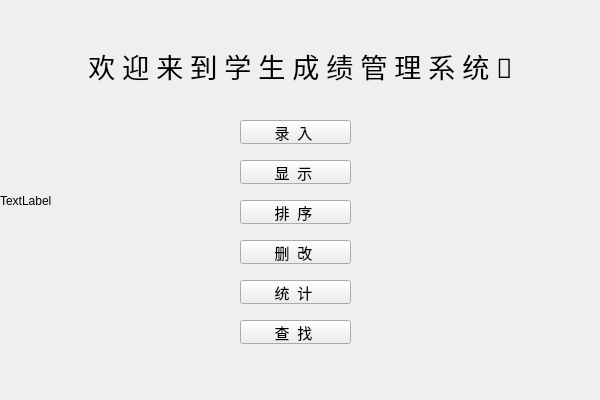
<?xml version="1.0" encoding="UTF-8"?>
<ui version="4.0">
 <class>Kao_heClass</class>
 <widget class="QMainWindow" name="Kao_heClass">
  <property name="geometry">
   <rect>
    <x>0</x>
    <y>0</y>
    <width>600</width>
    <height>400</height>
   </rect>
  </property>
  <property name="windowTitle">
   <string>Kao_he</string>
  </property>
  <widget class="QWidget" name="centralWidget">
   <widget class="QLabel" name="label">
    <property name="geometry">
     <rect>
      <x>20</x>
      <y>40</y>
      <width>561</width>
      <height>51</height>
     </rect>
    </property>
    <property name="font">
     <font>
      <family>幼圆</family>
      <pointsize>20</pointsize>
     </font>
    </property>
    <property name="text">
     <string>欢 迎 来 到 学 生 成 绩 管 理 系 统 🌻</string>
    </property>
    <property name="alignment">
     <set>Qt::AlignCenter</set>
    </property>
   </widget>
   <widget class="QLabel" name="haoyun">
    <property name="geometry">
     <rect>
      <x>0</x>
      <y>0</y>
      <width>601</width>
      <height>401</height>
     </rect>
    </property>
    <property name="text">
     <string>TextLabel</string>
    </property>
   </widget>
   <widget class="QPushButton" name="chou_6">
    <property name="geometry">
     <rect>
      <x>240</x>
      <y>160</y>
      <width>111</width>
      <height>24</height>
     </rect>
    </property>
    <property name="font">
     <font>
      <family>幼圆</family>
      <pointsize>11</pointsize>
     </font>
    </property>
    <property name="styleSheet">
     <string notr="true">border-image: url(:/Kao_he/shen.png);</string>
    </property>
    <property name="text">
     <string>显  示 </string>
    </property>
   </widget>
   <widget class="QPushButton" name="chou_10">
    <property name="geometry">
     <rect>
      <x>240</x>
      <y>320</y>
      <width>111</width>
      <height>24</height>
     </rect>
    </property>
    <property name="font">
     <font>
      <family>幼圆</family>
      <pointsize>11</pointsize>
     </font>
    </property>
    <property name="styleSheet">
     <string notr="true">border-image: url(:/Kao_he/shen.png);</string>
    </property>
    <property name="text">
     <string>查  找 </string>
    </property>
   </widget>
   <widget class="QPushButton" name="chou_11">
    <property name="geometry">
     <rect>
      <x>240</x>
      <y>240</y>
      <width>111</width>
      <height>24</height>
     </rect>
    </property>
    <property name="font">
     <font>
      <family>幼圆</family>
      <pointsize>11</pointsize>
     </font>
    </property>
    <property name="styleSheet">
     <string notr="true">border-image: url(:/Kao_he/shen.png);</string>
    </property>
    <property name="text">
     <string>删  改 </string>
    </property>
   </widget>
   <widget class="QPushButton" name="chou_12">
    <property name="geometry">
     <rect>
      <x>240</x>
      <y>200</y>
      <width>111</width>
      <height>24</height>
     </rect>
    </property>
    <property name="font">
     <font>
      <family>幼圆</family>
      <pointsize>11</pointsize>
     </font>
    </property>
    <property name="styleSheet">
     <string notr="true">border-image: url(:/Kao_he/shen.png);</string>
    </property>
    <property name="text">
     <string>排  序 </string>
    </property>
   </widget>
   <widget class="QPushButton" name="chou_13">
    <property name="geometry">
     <rect>
      <x>240</x>
      <y>280</y>
      <width>111</width>
      <height>24</height>
     </rect>
    </property>
    <property name="font">
     <font>
      <family>幼圆</family>
      <pointsize>11</pointsize>
     </font>
    </property>
    <property name="styleSheet">
     <string notr="true">border-image: url(:/Kao_he/shen.png);</string>
    </property>
    <property name="text">
     <string>统  计 </string>
    </property>
   </widget>
   <widget class="QPushButton" name="chou_14">
    <property name="geometry">
     <rect>
      <x>240</x>
      <y>120</y>
      <width>111</width>
      <height>24</height>
     </rect>
    </property>
    <property name="font">
     <font>
      <family>幼圆</family>
      <pointsize>11</pointsize>
     </font>
    </property>
    <property name="styleSheet">
     <string notr="true">border-image: url(:/Kao_he/shen.png);</string>
    </property>
    <property name="text">
     <string>录  入 </string>
    </property>
   </widget>
   <zorder>haoyun</zorder>
   <zorder>label</zorder>
   <zorder>chou_6</zorder>
   <zorder>chou_10</zorder>
   <zorder>chou_11</zorder>
   <zorder>chou_12</zorder>
   <zorder>chou_13</zorder>
   <zorder>chou_14</zorder>
  </widget>
 </widget>
 <layoutdefault spacing="6" margin="11"/>
 <resources>
  <include location="Kao_he.qrc"/>
 </resources>
 <connections>
  <connection>
   <sender>chou_14</sender>
   <signal>clicked()</signal>
   <receiver>Kao_heClass</receiver>
   <slot>lu_lu2()</slot>
   <hints>
    <hint type="sourcelabel">
     <x>378</x>
     <y>116</y>
    </hint>
    <hint type="destinationlabel">
     <x>490</x>
     <y>-4</y>
    </hint>
   </hints>
  </connection>
  <connection>
   <sender>chou_6</sender>
   <signal>clicked()</signal>
   <receiver>Kao_heClass</receiver>
   <slot>xian_xian2()</slot>
   <hints>
    <hint type="sourcelabel">
     <x>353</x>
     <y>145</y>
    </hint>
    <hint type="destinationlabel">
     <x>603</x>
     <y>169</y>
    </hint>
   </hints>
  </connection>
  <connection>
   <sender>chou_12</sender>
   <signal>clicked()</signal>
   <receiver>Kao_heClass</receiver>
   <slot>pai_pai2()</slot>
   <hints>
    <hint type="sourcelabel">
     <x>392</x>
     <y>188</y>
    </hint>
    <hint type="destinationlabel">
     <x>606</x>
     <y>241</y>
    </hint>
   </hints>
  </connection>
  <connection>
   <sender>chou_11</sender>
   <signal>clicked()</signal>
   <receiver>Kao_heClass</receiver>
   <slot>gai_gai2()</slot>
   <hints>
    <hint type="sourcelabel">
     <x>354</x>
     <y>237</y>
    </hint>
    <hint type="destinationlabel">
     <x>605</x>
     <y>284</y>
    </hint>
   </hints>
  </connection>
  <connection>
   <sender>chou_13</sender>
   <signal>clicked()</signal>
   <receiver>Kao_heClass</receiver>
   <slot>tong_tong2()</slot>
   <hints>
    <hint type="sourcelabel">
     <x>338</x>
     <y>275</y>
    </hint>
    <hint type="destinationlabel">
     <x>604</x>
     <y>338</y>
    </hint>
   </hints>
  </connection>
  <connection>
   <sender>chou_10</sender>
   <signal>clicked()</signal>
   <receiver>Kao_heClass</receiver>
   <slot>cha_cha2()</slot>
   <hints>
    <hint type="sourcelabel">
     <x>377</x>
     <y>310</y>
    </hint>
    <hint type="destinationlabel">
     <x>606</x>
     <y>382</y>
    </hint>
   </hints>
  </connection>
 </connections>
 <slots>
  <slot>lu_lu()</slot>
  <slot>xian_xian()</slot>
  <slot>pai_pai()</slot>
  <slot>tong_tong()</slot>
  <slot>gai_gai()</slot>
  <slot>cha_cha()</slot>
  <slot>zeng_zeng()</slot>
  <slot>lu_lu2()</slot>
  <slot>xian_xian2()</slot>
  <slot>pai_pai2()</slot>
  <slot>tong_tong2()</slot>
  <slot>gai_gai2()</slot>
  <slot>cha_cha2()</slot>
  <slot>zeng_zeng2()</slot>
 </slots>
</ui>
